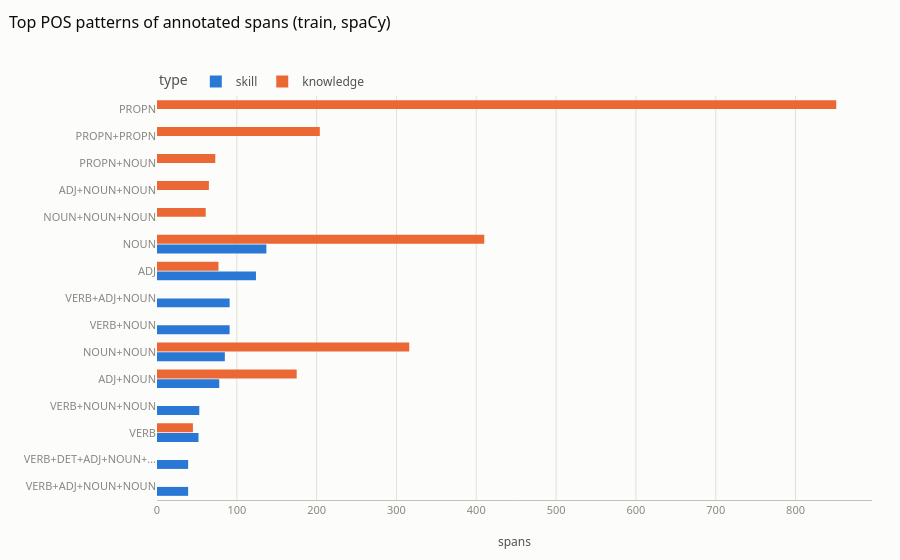

Notebook code cell kept with this figure:
### Code cell
fig = px.bar(top_pat.sort_values("spans"), x="spans", y="pattern", color="type", orientation="h", barmode="group",
             category_orders={"type": ["skill", "knowledge"]}, title="Top POS patterns of annotated spans (train, spaCy)")
fig.update_layout(height=640, yaxis_title="", xaxis_title="spans")
viz.save_fig(fig, "eda01_pos_patterns", "Part-of-speech patterns of spans: skills are VERB+… phrases or NOUN+NOUN ('communication skills'); knowledge is PROPN/NOUN heads.", height=640)
fig

### Figure 1 — Plotly figure (JSON) as saved in the notebook; plotly's stock layout.template omitted (floating-point values rounded to 4 significant figures)
{"data": [{"alignmentgroup": "True", "hovertemplate": "type=skill<br>spans=%{x}<br>pattern=%{y}<extra></extra>", "legendgroup": "skill", "marker": {"color": "#2a78d6", "pattern": {"shape": ""}}, "name": "skill", "offsetgroup": "skill", "orientation": "h", "showlegend": true, "textposition": "auto", "type": "bar", "x": [39, 39, 52, 53, 78, 85, 91, 91, 124, 137], "xaxis": "x", "y": ["VERB+ADJ+NOUN+NOUN", "VERB+DET+ADJ+NOUN+…", "VERB", "VERB+NOUN+NOUN", "ADJ+NOUN", "NOUN+NOUN", "VERB+NOUN", "VERB+ADJ+NOUN", "ADJ", "NOUN"], "yaxis": "y"}, {"alignmentgroup": "True", "hovertemplate": "type=knowledge<br>spans=%{x}<br>pattern=%{y}<extra></extra>", "legendgroup": "knowledge", "marker": {"color": "#eb6834", "pattern": {"shape": ""}}, "name": "knowledge", "offsetgroup": "knowledge", "orientation": "h", "showlegend": true, "textposition": "auto", "type": "bar", "x": [45, 61, 65, 73, 77, 175, 204, 316, 410, 851], "xaxis": "x", "y": ["VERB", "NOUN+NOUN+NOUN", "ADJ+NOUN+NOUN", "PROPN+NOUN", "ADJ", "ADJ+NOUN", "PROPN+PROPN", "NOUN+NOUN", "NOUN", "PROPN"], "yaxis": "y"}], "layout": {"autosize": true, "barmode": "group", "legend": {"title": {"text": "type"}, "tracegroupgap": 0}, "title": {"text": "Top POS patterns of annotated spans (train, spaCy)"}, "xaxis": {"anchor": "y", "domain": [0.0, 1.0], "title": {"text": "spans"}}, "yaxis": {"anchor": "x", "domain": [0.0, 1.0], "title": {"text": ""}}}}
